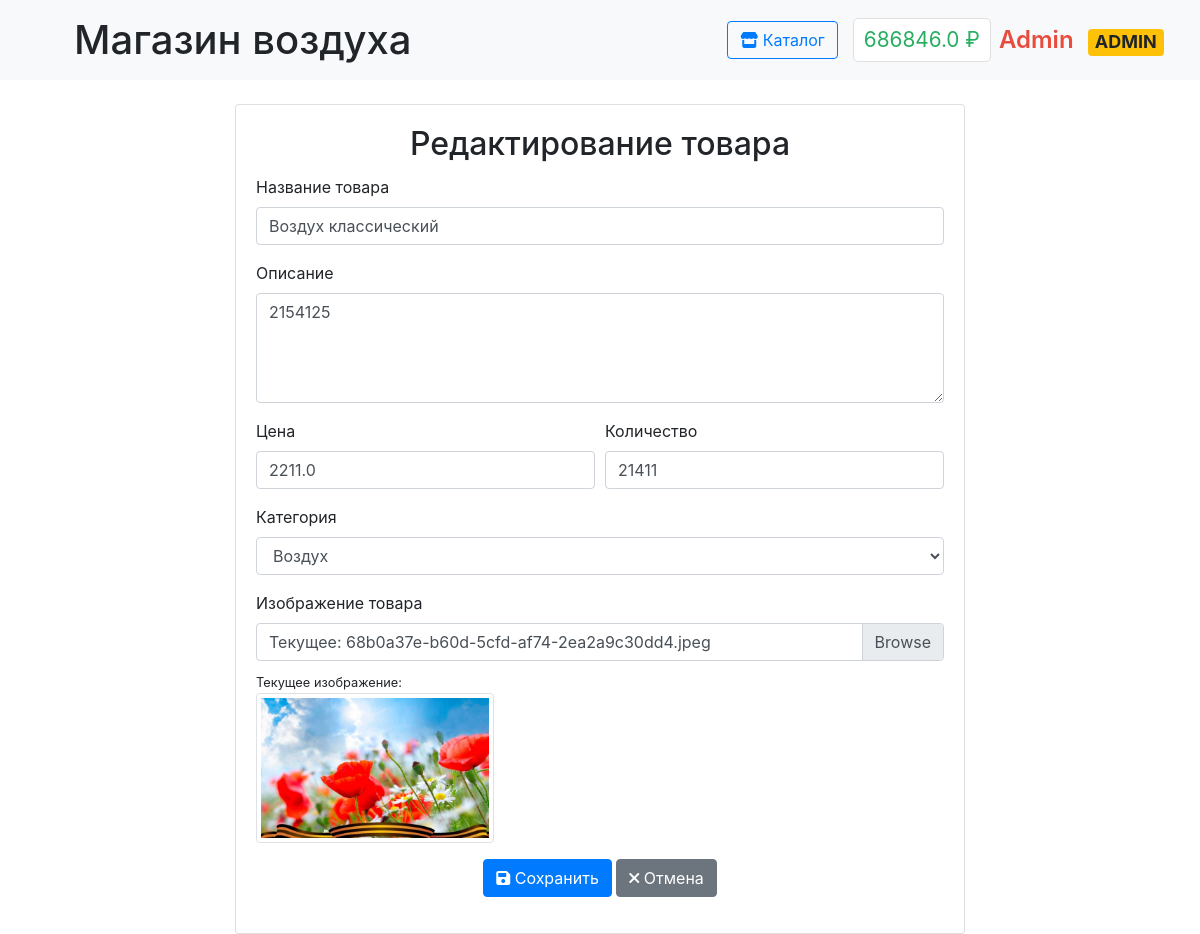
The app's page /admin/product/1/edit (signed in), older data.
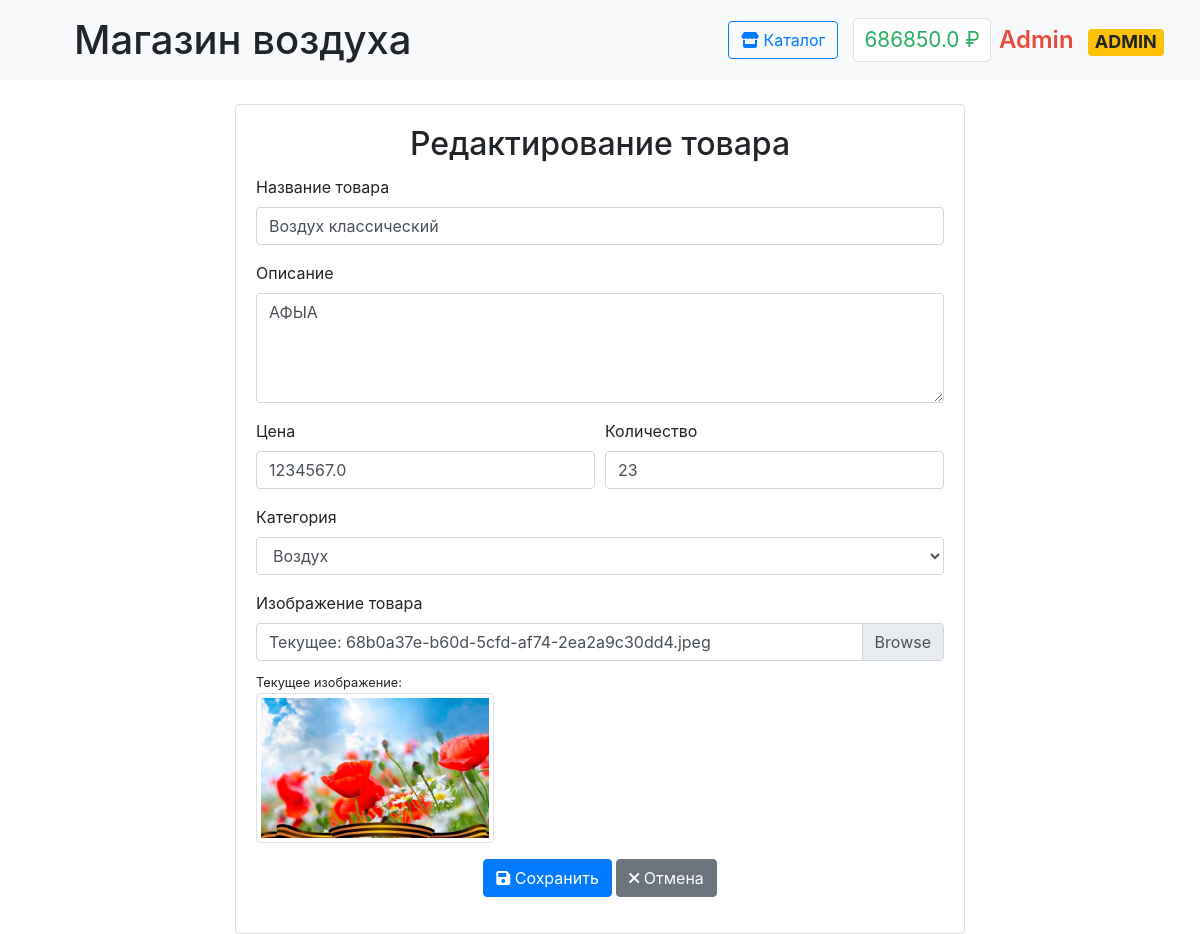
The same page, newer data.
### data/users.py (models this page shows, shortened)
class User(SqlAlchemyBase, UserMixin):
    __tablename__ = 'users'
    id = Column(Integer, primary_key=True, autoincrement=True)
    surname = Column(String, nullable=False)
    name = Column(String, nullable=False)
    email = Column(String, unique=True, nullable=False)
    hashed_password = Column(String, nullable=False)
    balance = Column(Float, default=0)
    is_admin = Column(Boolean, default=False)

### data/products.py (models this page shows)
class Product(SqlAlchemyBase):
    __tablename__ = 'products'
    id = sa.Column(sa.Integer, primary_key=True, autoincrement=True)
    title = sa.Column(sa.String, nullable=False)
    description = sa.Column(sa.Text)
    price = sa.Column(sa.Float, nullable=False)
    quantity = sa.Column(sa.Integer, default=0)
    image_url = sa.Column(sa.String)
    category = sa.Column(sa.String)
    created_at = sa.Column(sa.DateTime, default=sa.func.now())
    is_available = sa.Column(sa.Boolean, default=True)

### main.py (the view, shortened to what this page needs)
@app.route('/admin/product/<int:id>/edit', methods=['GET', 'POST'])
@login_required
def edit_product(id):
    if not current_user.is_admin:
        abort(403)
    db_sess = db_session.create_session()
    product = db_sess.get(Product, id)
    if not product:
        db_sess.close()
        abort(404)
    form = ProductForm(obj=product)
    form.category.choices = [('air', 'Воздух'), ('other', 'Другое')]
    return render_template('edit_product.html', form=form, product=product)

### forms/products.py
class ProductForm(FlaskForm):
    title = StringField('Название товара', validators=[DataRequired()])
    description = TextAreaField('Описание')
    price = FloatField('Цена', validators=[DataRequired(), NumberRange(min=0.01)])
    quantity = IntegerField('Количество', validators=[NumberRange(min=0)])
    image = FileField('Изображение товара', validators=[
        FileAllowed(['jpg', 'jpeg', 'png', 'gif'], 'Только изображения!')
    ])
    category = SelectField('Категория', choices=[
        ('air', 'Воздух'),
        ('other', 'Другое')
    ], validators=[DataRequired()])
    submit = SubmitField('Сохранить')

### data/db_session.py (called while the page is built)
def create_session() -> Session:
    global __factory
    return __factory()

### main.py (called while the page is built)
@login_manager.user_loader
def load_user(user_id):
    db_sess = db_session.create_session()
    return db_sess.get(User, user_id)

### templates/edit_product.html (shortened to what this page needs)
{% extends "base.html" %}
{% block content %}
<div class="container">
    <div class="row justify-content-center">
        <div class="col-md-8">
            <div class="card mt-4">
                <div class="card-body">
                    <h2 class="card-title text-center">Редактирование товара</h2>
                    <form method="POST" enctype="multipart/form-data">
                        <div class="form-group">
                            {{ form.title.label }}
                            {{ form.title(class="form-control") }}
                        </div>
                        <div class="form-group">
                            {{ form.description.label }}
                            {{ form.description(class="form-control", rows=4) }}
                        </div>
                        <div class="form-row">
                            <div class="form-group col-md-6">
                                {{ form.price.label }}
                                {{ form.price(class="form-control") }}
                            </div>
                            <div class="form-group col-md-6">
                                {{ form.quantity.label }}
                                {{ form.quantity(class="form-control") }}
                            </div>
                        </div>
                        <div class="form-group">
                            {{ form.category.label }}
                            {{ form.category(class="form-control") }}
                        </div>
                        <div class="form-group">
                            <label>Изображение товара</label>
                            <div class="custom-file">
                                <label class="custom-file-label" for="image">
                                    {% if product.image_url %}
                                        Текущее: {{ product.image_url.split('/')[-1] }}
                                    {% else %}
                                        Выберите новое изображение
                                    {% endif %}
                                </label>
                            </div>
                            {% if product.image_url %}
                            <div class="mt-2">
                                <small>Текущее изображение:</small><br>
                                <img src="{{ url_for('static', filename=product.image_url) }}"
                                     class="img-thumbnail" style="max-height: 150px;">
                            </div>
                            {% endif %}
                        </div>
                        <div class="form-group text-center">
                            <button type="submit" class="btn btn-primary">
                                <i class="fas fa-save"></i> Сохранить
                            </button>
                            <a href="{{ url_for('admin_panel') }}" class="btn btn-secondary">
                                <i class="fas fa-times"></i> Отмена
                            </a>
                        </div>
                    </form>
                </div>
            </div>
        </div>
    </div>
</div>
{% endblock %}

### templates/base.html (shortened to what this page needs)
<!doctype html>
<html lang="en">
<head>
    <link rel="stylesheet" href="https://stackpath.bootstrapcdn.com/bootstrap/4.4.1/css/bootstrap.min.css">
    <link rel="stylesheet" href="https://cdnjs.cloudflare.com/ajax/libs/font-awesome/6.0.0/css/all.min.css">
    <link rel="stylesheet" href="{{ url_for('static', filename='css/style.css') }}">
</head>
<body>
<nav class="navbar navbar-light bg-light">
    <div class="navbar-container">
        <h1 class="m-2" style="padding-left: 30px;">Магазин воздуха</h1>
        <div class="nav-section">
            {% if current_user.is_authenticated %}
                <a href="{{ url_for('index') }}" class="btn btn-outline-primary">
                    <i class="fas fa-store"></i> Каталог
                </a>
                <div class="d-flex align-items-center">
                    <span class="balance mr-2" onclick="window.location.href='{{ url_for('payment') }}'">
                        {{ current_user.balance }} ₽
                    </span>
                    <span class="username {% if current_user.is_admin %}admin-badge{% endif %}"
                          onclick="window.location.href='{{ url_for('profile') }}'">
                        {{ current_user.name }}
                        {% if current_user.is_admin %}<span class="badge badge-warning ml-2">ADMIN</span>{% endif %}
                    </span>
                </div>
            {% endif %}
        </div>
    </div>
</nav>
<main>
    {% block content %}{% endblock %}
</main>
</body>
</html>

Row changes from the older to the newer data that the page shows:
changed User "Admin": balance "686846.0" → "686850.0"
changed Product "68b0a37e-b60d-5cfd-af74-2ea2a9c30dd4.jpeg": description "2154125" → "АФЫА"; price "2211.0" → "1234567.0"; quantity "21411" → "23"
